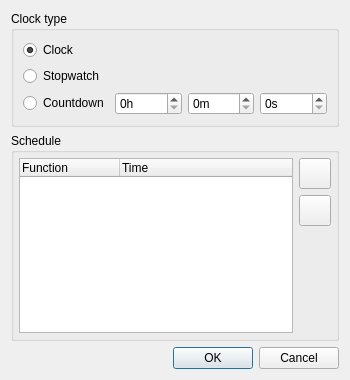
<?xml version="1.0" encoding="UTF-8"?>
<!--
  Q Light Controller Plus
  vcclockproperties.ui

  Copyright (c) 2015 Massimo Callegari

  Licensed under the Apache License, Version 2.0 (the "License");
  you may not use this file except in compliance with the License.
  You may obtain a copy of the License at

      http://www.apache.org/licenses/LICENSE-2.0.txt

  Unless required by applicable law or agreed to in writing, software
  distributed under the License is distributed on an "AS IS" BASIS,
  WITHOUT WARRANTIES OR CONDITIONS OF ANY KIND, either express or implied.
  See the License for the specific language governing permissions and
  limitations under the License.
-->
<ui version="4.0">
 <class>VCClockProperties</class>
 <widget class="QDialog" name="VCClockProperties">
  <property name="geometry">
   <rect>
    <x>0</x>
    <y>0</y>
    <width>350</width>
    <height>380</height>
   </rect>
  </property>
  <property name="windowTitle">
   <string>Clock properties</string>
  </property>
  <property name="windowIcon">
   <iconset resource="../qlcui.qrc">
    <normaloff>:/clock.png</normaloff>:/clock.png</iconset>
  </property>
  <layout class="QVBoxLayout" name="verticalLayout">
   <item>
    <widget class="QGroupBox" name="groupBox">
     <property name="title">
      <string>Clock type</string>
     </property>
     <layout class="QGridLayout" name="gridLayout">
      <item row="1" column="0">
       <widget class="QRadioButton" name="m_stopWatchRadio">
        <property name="text">
         <string>Stopwatch</string>
        </property>
       </widget>
      </item>
      <item row="2" column="1">
       <widget class="QSpinBox" name="m_hoursSpin">
        <property name="suffix">
         <string>h</string>
        </property>
        <property name="maximum">
         <number>23</number>
        </property>
       </widget>
      </item>
      <item row="2" column="0">
       <widget class="QRadioButton" name="m_countdownRadio">
        <property name="text">
         <string>Countdown</string>
        </property>
       </widget>
      </item>
      <item row="2" column="2">
       <widget class="QSpinBox" name="m_minutesSpin">
        <property name="suffix">
         <string>m</string>
        </property>
        <property name="maximum">
         <number>59</number>
        </property>
       </widget>
      </item>
      <item row="2" column="3">
       <widget class="QSpinBox" name="m_secondsSpin">
        <property name="suffix">
         <string>s</string>
        </property>
        <property name="maximum">
         <number>59</number>
        </property>
       </widget>
      </item>
      <item row="0" column="0">
       <widget class="QRadioButton" name="m_clockRadio">
        <property name="sizePolicy">
         <sizepolicy hsizetype="Minimum" vsizetype="Fixed">
          <horstretch>0</horstretch>
          <verstretch>0</verstretch>
         </sizepolicy>
        </property>
        <property name="text">
         <string>Clock</string>
        </property>
        <property name="checked">
         <bool>true</bool>
        </property>
       </widget>
      </item>
     </layout>
    </widget>
   </item>
   <item>
    <widget class="QGroupBox" name="groupBox_2">
     <property name="title">
      <string>Schedule</string>
     </property>
     <layout class="QGridLayout" name="gridLayout_2">
      <property name="leftMargin">
       <number>5</number>
      </property>
      <property name="topMargin">
       <number>5</number>
      </property>
      <property name="rightMargin">
       <number>5</number>
      </property>
      <property name="bottomMargin">
       <number>5</number>
      </property>
      <item row="0" column="1">
       <widget class="QToolButton" name="m_addScheduleBtn">
        <property name="icon">
         <iconset resource="../qlcui.qrc">
          <normaloff>:/edit_add.png</normaloff>:/edit_add.png</iconset>
        </property>
        <property name="iconSize">
         <size>
          <width>24</width>
          <height>24</height>
         </size>
        </property>
       </widget>
      </item>
      <item row="1" column="1">
       <widget class="QToolButton" name="m_removeScheduleBtn">
        <property name="icon">
         <iconset resource="../qlcui.qrc">
          <normaloff>:/edit_remove.png</normaloff>:/edit_remove.png</iconset>
        </property>
        <property name="iconSize">
         <size>
          <width>24</width>
          <height>24</height>
         </size>
        </property>
       </widget>
      </item>
      <item row="2" column="1">
       <spacer name="verticalSpacer">
        <property name="orientation">
         <enum>Qt::Vertical</enum>
        </property>
        <property name="sizeHint" stdset="0">
         <size>
          <width>20</width>
          <height>40</height>
         </size>
        </property>
       </spacer>
      </item>
      <item row="0" column="0" rowspan="3">
       <widget class="QTreeWidget" name="m_scheduleTree">
        <property name="rootIsDecorated">
         <bool>false</bool>
        </property>
        <property name="itemsExpandable">
         <bool>false</bool>
        </property>
        <column>
         <property name="text">
          <string>Function</string>
         </property>
        </column>
        <column>
         <property name="text">
          <string>Time</string>
         </property>
        </column>
       </widget>
      </item>
     </layout>
    </widget>
   </item>
   <item>
    <widget class="QDialogButtonBox" name="buttonBox">
     <property name="standardButtons">
      <set>QDialogButtonBox::Cancel|QDialogButtonBox::Ok</set>
     </property>
    </widget>
   </item>
  </layout>
 </widget>
 <resources>
  <include location="../qlcui.qrc"/>
  <include location="../qlcui.qrc"/>
 </resources>
 <connections>
  <connection>
   <sender>buttonBox</sender>
   <signal>accepted()</signal>
   <receiver>VCClockProperties</receiver>
   <slot>accept()</slot>
   <hints>
    <hint type="sourcelabel">
     <x>193</x>
     <y>138</y>
    </hint>
    <hint type="destinationlabel">
     <x>181</x>
     <y>663</y>
    </hint>
   </hints>
  </connection>
  <connection>
   <sender>buttonBox</sender>
   <signal>rejected()</signal>
   <receiver>VCClockProperties</receiver>
   <slot>reject()</slot>
   <hints>
    <hint type="sourcelabel">
     <x>279</x>
     <y>141</y>
    </hint>
    <hint type="destinationlabel">
     <x>356</x>
     <y>683</y>
    </hint>
   </hints>
  </connection>
 </connections>
</ui>
